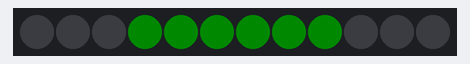
A sketch run on a simulated Arduino Uno, built with avr-gcc and run on an emulated ATmega328P. On the bench: 12 RGB LEDs in strip order, left to right. Dim RGB values are drawn brighter than linear.

Above: at 0.5 s.
At 2.1 s:
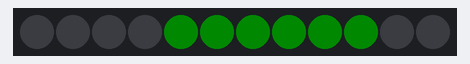
At 3.7 s:
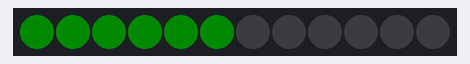
At 5.3 s:
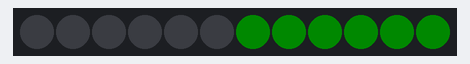
At 6.9 s:
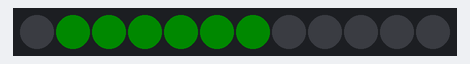
At 8.1 s:
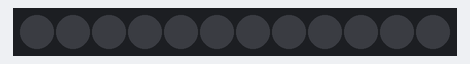

The sketch:

UserStudy.ino
```cpp
#include <Adafruit_NeoPixel.h>
#include <SoftwareSerial.h>

#define NEOPIN 11
#define DURATIONL 1000
#define DURATIONS 100

#define TRIALS 5

#define N 0
#define NW 1
#define W 2
#define SW 3
#define S 4
#define SE 5
#define E 6
#define NE 7

#define PATTERN_SWITCH1 0
#define PATTERN_SWITCH2 1

// Global Variables here
Adafruit_NeoPixel strip = Adafruit_NeoPixel(12, NEOPIN, NEO_GRB + NEO_KHZ800);
int ar[] = {S,SW,E,W,SE};
int i = 0;


void setup() {
  // put your setup code here, to run once:
  strip.begin();
  strip.setBrightness(10);
  Serial.begin(9600);
}

void loop() {
  // put your main code here, to run repeatedly:
  //Serial.println(ar[i]);
  if(i >= TRIALS)
  {
    i = 0;
    resetStrip(strip.Color(0,0,0),DURATIONL);
  }
  else
  {
    resetStrip(strip.Color(0,0,0),DURATIONS);
    setPattern(ar[i],strip.Color(0,255,0),DURATIONS);
    i++;
  }
  delay(DURATIONL);
}

void resetStrip(uint32_t color, int duration)
{
  for(int j = 0; j < 12; j++)
    strip.setPixelColor(j,color);
  strip.show();
  delay(duration);
}

void setPattern(int head, uint32_t color, int duration)
{
  switch(head)
  {
    case N:
      if(PATTERN_SWITCH1)
      {
        strip.setPixelColor(0,color);
        strip.show();
      }
      if(PATTERN_SWITCH2)
      {
        // Fill this
        setQuarter(9,color,!color,duration);
      }
      delay(duration);
      break;

    case NE:
      if(PATTERN_SWITCH1)
      {
        strip.setPixelColor(1,color);
        strip.setPixelColor(2,color);
        strip.show();
      }
      if(PATTERN_SWITCH2)
      {
        // Fill this
        setQuarter(10,color,!color,duration);
      }
      delay(duration);
      break;

    case E:
      if(PATTERN_SWITCH1)
      {
        strip.setPixelColor(3,color);
        strip.show();
      }
      if(PATTERN_SWITCH2)
      {
        // Fill this
        setQuarter(0,color,!color,duration);
      }
      delay(duration);
      break;

    case SE:
      if(PATTERN_SWITCH1)
      {
        strip.setPixelColor(4,color);
        strip.setPixelColor(5,color);
        strip.show();
      }
      if(PATTERN_SWITCH2)
      {
        // Fill this
        setQuarter(1,color,!color,duration);
      }
      delay(duration);
      break;
    case S:
      if(PATTERN_SWITCH1)
      {
        strip.setPixelColor(6,color);
        strip.show();
      }
      if(PATTERN_SWITCH2)
      {
        // Fill this
        setQuarter(3,color,!color,duration);
      }
      delay(duration);
      break;

    case SW:
      if(PATTERN_SWITCH1)
      {
        strip.setPixelColor(7,color);
        strip.setPixelColor(8,color);
        strip.show();
      }
      if(PATTERN_SWITCH2)
      {
        // Fill this
        setQuarter(4,color,!color,duration);
      }
      delay(duration);
      break;

    case W:
      if(PATTERN_SWITCH1)
      {
        strip.setPixelColor(9,color);
        strip.show();
      }
      if(PATTERN_SWITCH2)
      {
        // Fill this
        setQuarter(6,color,!color,duration);
      }
      delay(duration);
      break;

    case NW:
      if(PATTERN_SWITCH1)
      {
        strip.setPixelColor(10,color);
        strip.setPixelColor(11,color);
        strip.show();
      }
      if(PATTERN_SWITCH2)
      {
        // Fill this
        setQuarter(7,color,!color,duration);
      }
      delay(duration);
      break;

  }
}
void setQuarter(int start,uint32_t color1,uint32_t color2,int duration)
{
  for(int j = 6;j<12;j++)
    strip.setPixelColor((start+j)%12,color2);
  for(int j = 0;j<6;j++)
    strip.setPixelColor((start+j)%12,strip.Color(0,0,0));
  strip.show();
  delay(duration);
  strip.setPixelColor((start+0)%12,color1);
  strip.setPixelColor((start+5)%12,color1);
  strip.show();
  delay(duration);
  strip.setPixelColor((start+1)%12,color1);
  strip.setPixelColor((start+4)%12,color1);
  strip.show();
  delay(duration);
  strip.setPixelColor((start+2)%12,color1);
  strip.setPixelColor((start+3)%12,color1);
  strip.show();
  delay(duration);
}
```

Measured:
- by itself, everything shown: repeats every 10.0 s, in 20 steps
- what the display in image 0 shows lasts 1.2 s, from 0.4 s to 1.6 s
- what the display in image 5 shows lasts 2.2 s, from 8.0 s to 10.2 s
